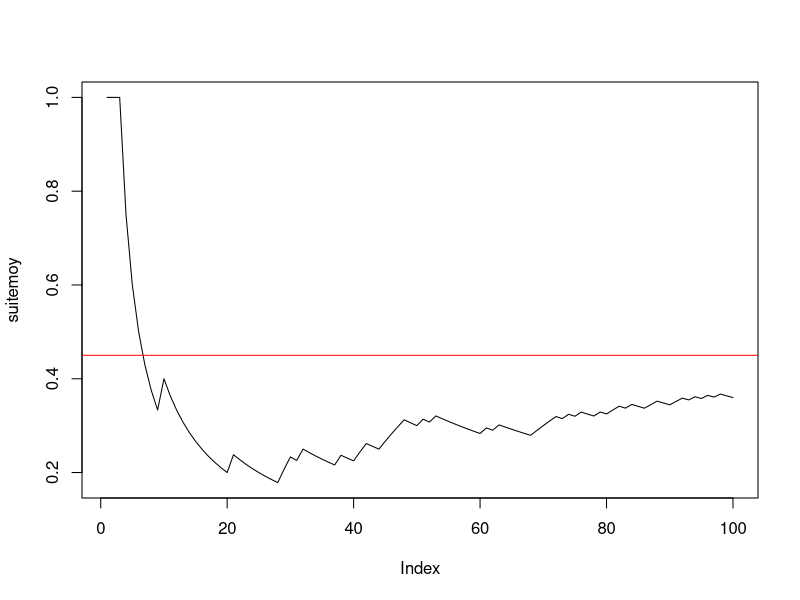

This figure's R source: (Note: this script raises an error after producing the figure.)

#--------question 1------------
n <- 100
p <- 0.45
x <- rbinom(n, 1, p)
#--------question 2------------
cumsum(x)
taille <- 1:n
suitemoy <- cumsum(x) / taille
#--------question 3------------
plot(suitemoy, type = "l")
abline(h = p, col = "red")

#------------Exercice 2------------------------



#--------question 1------------
n <- 100
mu <- -2
sigma <- 2
xg <- rnorm(n, mu, sigma)
#--------question 2------------
cumsum(xg)
rm(taille)
taille <- 1:n
rm(suitemoyg)
suitemoyg
suitemoyg <- cumsum(xg) / taille
#--------question 3------------
plot(suitemoyg, type = "l", ylim = c(-10, 6))
abline(h = mu, col = "red")


#------------Exercice 3------------------------

#---------question 1--------------------------
mu <- -2
sigma <- 2
n <- 5
x <- rnorm(n, mu, sigma)
moyx <- mean(x) # moyenne de l'échantillon de taille n x

#---------question 2--------------------------
(y <- rnorm(n, mu, sigma)) # second echantillon de n tirages de X
(moyy <- mean(y)) # moyenne de l'échantillon y
(rbind(x, y) -> M) # range les deux échantillons dans M à 2 lignes et n colonnes
rowMeans(M)

#---------question 3--------------------------
N <- 1000
Mdata <- matrix(rnorm(n * N, mu, sigma), ncol = n, byrow = T) # N échantillons de taille n disposés en lignes
dim(Mdata) # dimension de la matrice N lignes et n colonnes


#---------question 4--------------------------
(rowMeans(Mdata) -> moyennes) # calcule les moyennes pour les N, n-échantillons tirés.
apply(Mdata, MARGIN = 1, mean) # alternative pour effectuer les moyennes en ligne

#---------question 5--------------------------
mean(moyennes) # moyenne empirique des N réalisations de Xbar_n
sd(moyennes) * sqrt((length(moyennes) - 1) / length(moyennes)) # ecart-type empirique
sd(moyennes) # écart-type estimé sans biais = ecart-type empirique corrigé

#---------question 6--------------------------
hist(moyennes, prob = T, main = "Répartition de la moyenne empirique des Xi, i=1,....,n") # la répartition observée de Xbar_n
(abs <- seq(1.2 * min(moyennes), 1.2 * max(moyennes), (max(moyennes) - min(moyennes)) / 100))
points(abs, dnorm(abs, mu, sigma / sqrt(n)), col = 2, type = "l")
abline(v = mean(moyennes), col = 3, lty = "dashed") # moyenne de l'échantillon
abline(v = mu, col = 2) # moyenne théorique mu de la loi de Xbar
# belle adéquation de l'échantillon à la normale, que l'on peut verifier avec dte de Henry
qqnorm(moyennes) # les points sont presque alignés la loi de Xbar_n est donc bien normale
qqline(moyennes, col = 2) # autour de la droite rouge qui passe par les deux points
# (1er quartile theo de la centrée réduite,1er quartile empirique) et
# (3ieme quartile theo de la centrée réduite,3ieme quartile empirique)
# mean(echantillon) et écart-type empirique sd(échantillon)*sqrt((n-1)/n). e
# En effet si on ajoute la droite passant par ces deux points elle se confond
# avec qqline. droite de Henry

(x1 <- qnorm(0.25))
(x2 <- qnorm(0.75))
(y1 <- quantile(moyennes, 0.25, type = 1))
(y2 <- quantile(moyennes, 0.75, type = 1))
abline(y1 - (y2 - y1) * x1 / (x2 - x1), (y2 - y1) / (x2 - x1), col = 3) # droite de Henry

#----------question 7-------------------------
moyennecr <- sqrt(n) * (moyennes - mu) / sigma
hist(moyennecr, prob = T, main = "Répartition observée de la moyenne empirique centrée réduite")
(abscr <- seq(1.2 * min(moyennecr), 1.2 * max(moyennecr), (max(moyennecr) - min(moyennecr)) / 100))
points(abscr, dnorm(abscr), col = 2, type = "l")
abline(v = mean(moyennecr), col = 3, lty = "dashed") # moyenne empirique de l'échantillon
abline(v = 0, col = 2) # moyenne théorique  de la loi normale centrée réduite

qqnorm(moyennecr)
qqline(moyennecr) # droite de Henry

#-----------question 8------------
n <- 50
# puis réexecuter les lignes 67 à 107 : la loi reste gaussienne mais
# l'écart-type de Xbarn est plus petit avec n=50 qu'avec n=2
sd(moyennes)
sigma / sqrt(n)

n <- 2
# puis réexecuter les lignes 67 à 107 : LA LOI EST TOUJOURS GAUSSIENNE MEME AVEC n PETIT
# C'EST UNE PROPRIETES CARACTÉRISTIQUE DE LA LOI NORMALE MAIS QUI NE S'APPLIQUE PAS AUX AUTRES
# LOIS COMME PAR EX A LA BERNOULLI ==> VOIR EXO SUIVANT
sd(moyennes)
# l'écart type empirique est EN REVANCHE plus faible avec n=2 qu'avec n=50 :
# normal il estime sigma/sqrt(n) or :
sigma / sqrt(n)

#####################################################################################
# CE QU'IL FAUT RETENIR DE CET EXERCICE : LA LOI DE XBAR EST GAUSSIENNE SI L'ÉCHANTILLON EST
# GAUSSIEN ET DE TAILLE QUELCONQUE n. LE RESULTAT DU THEOREME CENTRAL LIMITE EST VRAI DANS CE CAS
# POUR TOUT n ET PAS SEULEMENT POUR n GRAND
###################################################################################

###################################################
#------------Exercice 4------------------------
###################################################

#---------question 1--------------------------
p <- 0.45
n <- 5
N <- 100
rm(Mdata) # efface l'objet précedemment créé Mdata

Mdata <- matrix(rbinom(n * N, 1, p), ncol = n, byrow = T) # N échantillons de taille n disposés en lignes
dim(Mdata) # dimension de la matrice N lignes et n colonnes

(rowMeans(Mdata) -> moyennes) # calcule les moyennes pour les N, n-échantillons tirés.


mean(moyennes) # moyenne empirique des N réalisations de Xbar_n
sd(moyennes) * sqrt((length(moyennes) - 1) / length(moyennes)) # ecart-type empirique
sd(moyennes) # écart-type estimé sans biais = ecart-type empirique corrigé

#---------histogramme de xbar_n--------------------------
hist(moyennes, prob = T, ylim = c(0, max(dnorm(p, p, sqrt(p * (1 - p) / n)), 4)), main = "Répartition de la moyenne empirique des Xi, i=1,....,n") # la répartition observée de Xbar_n
(abs <- seq(.8 * min(moyennes), 1.2 * max(moyennes), (max(moyennes) - min(moyennes)) / 100))
points(abs, dnorm(abs, p, sqrt(p * (1 - p) / n)), col = 2, type = "l")
abline(v = mean(moyennes), col = 3, lty = "dashed") # moyenne de l'échantillon
abline(v = p, col = 2) # moyenne théorique mu de la loi de Xbar
qqnorm(moyennes) # vraiment pas gaussien !
qqline(moyennes, col = 2)
# AUCUNE ADEQUATION  de l'échantillon à la normale CAR n EST TROP PETIT ET LE TCL N'EST
# PAS VERIFIE. ON REFAIT LA SIMUL AVEC n=200 :

n <- 200
# puis réeéxuter les lignes 142 à 161

# EUREKA CA MARCHE BEAUCOUP MIEUX ET ON A BIEN UNE REPARTITION GAUSSIENNE CAR n EST SUFFISAMMENT GRAND POUR
# QUE LE TCL SOIT VERIFIE !
######################################

qqnorm(moyennes)
qqline(moyennes, col = "red")

# Si on augmente N on améliore l'estimation de la densité de Xbarn par l'histogramme
# des N réalisations de Xbarn mais si n est petit on n'observe pas un histogramme
# ressemblant à une gaussienne puisque le TCL ne s'applique que si n est assez grand.
# Essayer avec
N <- 1000
n <- 4
# puis lignes 142 à 159.
N <- 1000
n <- 100
# puis lignes 142 à 159.
